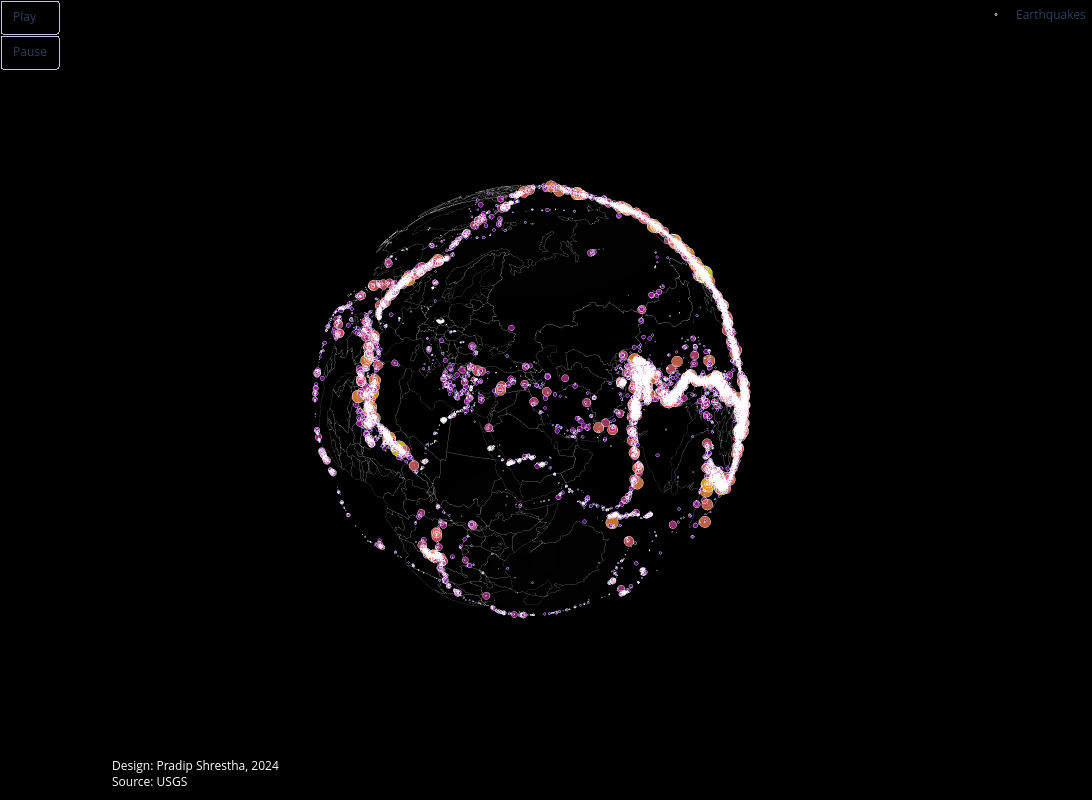

The notebook cell this image was saved under:
### Markdown cell above
## Part 7 3D Earth Visual

### Code cell
import geopandas as gpd
import plotly.graph_objects as go
import numpy as np
import os

# Load country boundaries from shapefile
world = gpd.read_file(r"C:\Users\pstha23\Documents\Python Scripts\ne_110m_admin_0_countries\ne_110m_admin_0_countries.shp")

# Earth's radius in kilometers
earth_radius = 6371

# Function to convert lat/lon to 3D Cartesian coordinates
def latlon_to_cartesian(lat, lon, radius=earth_radius):
    lat_rad = np.radians(lat)
    lon_rad = np.radians(lon)
    x = radius * np.cos(lat_rad) * np.cos(lon_rad)
    y = radius * np.cos(lat_rad) * np.sin(lon_rad)
    z = radius * np.sin(lat_rad)
    return x, y, z

# Extract boundary coordinates from GeoDataFrame
boundary_traces = []
for _, row in world.iterrows():
    if row['geometry'].geom_type == 'Polygon':  # Single polygon
        coords = np.array(row['geometry'].exterior.coords)
        lats, lons = coords[:, 1], coords[:, 0]
        x, y, z = latlon_to_cartesian(lats, lons)
        boundary_traces.append(go.Scatter3d(
            x=x, y=y, z=z,
            mode='lines',
            line=dict(color='white', width=1),
            opacity=0.2,
            showlegend=False
        ))
    elif row['geometry'].geom_type == 'MultiPolygon':  
        for polygon in row['geometry'].geoms:  
            coords = np.array(polygon.exterior.coords)
            lats, lons = coords[:, 1], coords[:, 0]
            x, y, z = latlon_to_cartesian(lats, lons)
            boundary_traces.append(go.Scatter3d(
                x=x, y=y, z=z,
                mode='lines',
                line=dict(color='white', width=1),
                opacity=0.3,
                showlegend=False
            ))

# Normalize earthquake magnitudes for marker size and brightness
df_clean['scaled_mag'] = (df_clean['mag'] - df_clean['mag'].min()) / (df_clean['mag'].max() - df_clean['mag'].min())
df_clean['marker_size'] = df_clean['scaled_mag'] * 20  
df_clean['brightness'] = df_clean['scaled_mag'] * 255  

# Convert latitude and longitude to spherical coordinates for earthquakes
df_clean['x'], df_clean['y'], df_clean['z'] = latlon_to_cartesian(df_clean['latitude'], df_clean['longitude'])

# Create hollow globe surface
theta = np.linspace(0, 2 * np.pi, 100)
phi = np.linspace(0, np.pi, 50)
theta, phi = np.meshgrid(theta, phi)

x_globe = earth_radius * np.sin(phi) * np.cos(theta)
y_globe = earth_radius * np.sin(phi) * np.sin(theta)
z_globe = earth_radius * np.cos(phi)

# Plot the globe and earthquake points
fig = go.Figure()

# Add hollow globe surface
fig.add_trace(go.Surface(
    x=x_globe,
    y=y_globe,
    z=z_globe,
    colorscale=[[0, "black"], [1, "black"]],  # Black hollow globe
    opacity=0.1,
    showscale=False,
    name='Earth Surface'
))

# Add country boundaries with low visibility
for trace in boundary_traces:
    fig.add_trace(trace)

# Add earthquake points with magnitude represented by size and brightness by color
fig.add_trace(go.Scatter3d(
    x=df_clean['x'],
    y=df_clean['y'],
    z=df_clean['z'],
    mode='markers',
    marker=dict(
        size=df_clean['marker_size'], 
        color=df_clean['brightness'],  
        colorscale='plasma', 
        opacity=0.8,
        showscale=False  # Remove color scale (legend)
    ),
    name='Earthquakes'
))


# Update layout to remove axes and focus on the globe
fig.update_layout(
    title=None,
    width=1200,  
    height=800,
    scene=dict(
        xaxis=dict(visible=False),  # Hide x-axis
        yaxis=dict(visible=False),  # Hide y-axis
        zaxis=dict(visible=False),  # Hide z-axis
        aspectmode='data'
    ),
    margin=dict(l=0, r=0, t=0, b=0),  
    paper_bgcolor="black"  
)

# Animate the globe by rotating it
frames = []
for angle in range(0, 360, 2): 
    frames.append(go.Frame(layout=dict(scene_camera=dict(eye=dict(x=np.cos(np.radians(angle)) * 1.5,
                                                                   y=np.sin(np.radians(angle)) * 1.5,
                                                                   z=1.5)))))

fig.frames = frames
fig.update_layout(
    updatemenus=[dict(type="buttons",
                      showactive=False,
                      buttons=[dict(label="Play",
                                    method="animate",
                                    args=[None, dict(frame=dict(duration=50, redraw=True), fromcurrent=True)]),
                               dict(label="Pause",
                                    method="animate",
                                    args=[[None], dict(frame=dict(duration=0, redraw=False), mode="immediate")])])])

# Add credits using annotations
fig.add_annotation(
    text="Design: Pradip Shrestha, 2024<br>Source: USGS", 
    showarrow=False,
    font=dict(size=12, color="white"),
    xref="paper", yref="paper", 
    x=0.01, y=0.01,   # Position at bottom-left corner (adjust as needed)
    align="left"
)

# Show the plot
fig.show()
